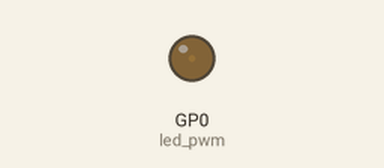
Simulated run of this program. Board: Raspberry Pi Pico running CircuitPython. Parts: output pins drawn as LEDs (lit = HIGH). What the program prints to the serial console is not drawn.

Above: at 0.05 s.
At 1.15 s:
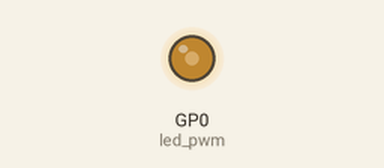
At 2.3 s:
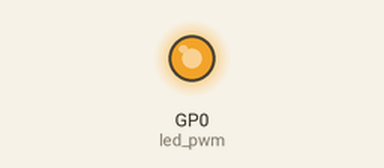
At 4.6 s:
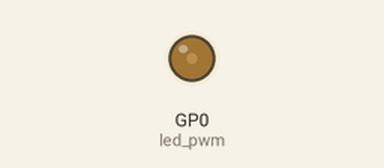
Timing chart, 0 to 6.7 s (numbered marks = the images above):
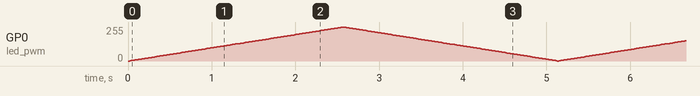

The program:

code.py
```python
"""
LEVEL 4 - PWM řídicí jas LED

ZAPOJENÍ OBVODU:
Používáme stejné zapojení jako v Level 1, ale využijeme pouze první LED:
- Červenou LED připojte anodou (+) ke GP00
- Z katody (-) LED veďte odpor 330Ω k zemi (GND)

V tomto příkladu se naučíte používat PWM (Pulse Width Modulation) pro řízení
jasu LED. PWM rychle zapíná a vypíná LED s různým poměrem zapnutí/vypnutí,
což vytváří dojem různého jasu.

NOVÉ KONCEPTY:
- PWM (Pulse Width Modulation) - modulace šířky pulzu
- duty_cycle - poměr zapnutí/vypnutí (0-65535)
- Postupné zesilování a zeslabování (breathing effect)
"""

# import knihoven pro práci s hardware
import board        # přístup k pinům a hardware zařízení
import pwmio        # PWM modul pro řízení jasu
import time         # funkce pro čekání a práci s časem

# vytvoření PWM objektu pro LED na GP00
# duty_cycle=0 znamená LED vypnuta, 65535 znamená plně rozsvícena
led_pwm = pwmio.PWMOut(board.GP0, duty_cycle=0, frequency=1000)

# konstanta pro rychlost změny jasu
KROK = 512  # o kolik se změní jas v každém kroku
PAUZA = 0.02  # jak dlouho čekat mezi kroky (sekundy)

print("Spuštěn PWM efekt breathing - postupné zesilování a zeslabování LED")

# hlavní smyčka pro breathing efekt
while True:
    # postupné zesilování LED (od 0 do maximum)
    for jas in range(0, 65536, KROK):
        led_pwm.duty_cycle = jas
        time.sleep(PAUZA)

    # postupné zeslabování LED (od maxima do 0)
    for jas in range(65535, -1, -KROK):
        led_pwm.duty_cycle = jas
        time.sleep(PAUZA)
```
